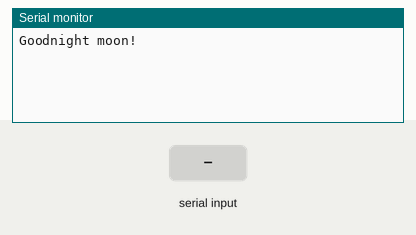
A sketch run on a simulated Arduino Uno, built with avr-gcc and run on an emulated ATmega328P. Shown: the last lines printed to the serial monitor. Inputs (shaded band) come from the test bench.

Above: at 2.9 s.
3.0 s: "p" received over Serial
At 5.1 s:
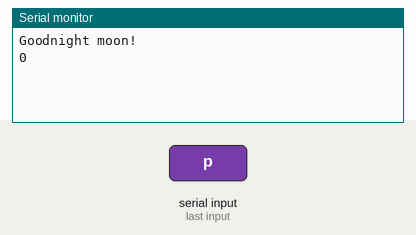
5.5 s: "p" received over the second serial link
At 6.2 s:
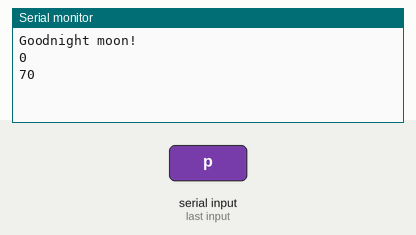
7.0 s: "90,45\n" received over the second serial link
At 7.4 s:
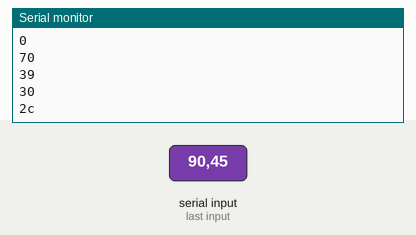
8.5 s: "p" received over Serial
At 10.9 s:
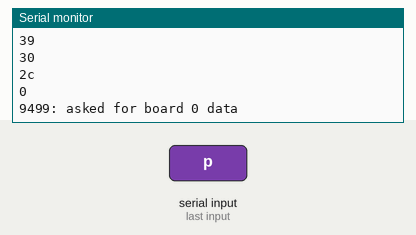

The sketch:

serial_relay.ino
```cpp
/*
  Software serial multple serial test

  Receives from the hardware serial, sends to software serial.
  Receives from software serial, sends to hardware serial.
 */
#include <SoftwareSerial.h>

SoftwareSerial mySerial(10, 11); // RX, TX

void setup() {
  // Open serial communications and wait for port to open:
  Serial.begin(115200);
  while (!Serial) { ; }// wait for serial port to connect. Needed for native USB port only
  Serial.println("Goodnight moon!");

  // set the data rate for the SoftwareSerial port
  mySerial.begin(57600); //9600 //57600 //115200 //1500000
  delay(1000);

  //board id 0 and last board
  mySerial.write(uint8_t(0));
  delay(100);
  mySerial.write(uint8_t(20));
  delay(100);

  //samplestosend=256
  mySerial.write(uint8_t(122));
  delay(100);
  mySerial.write(uint8_t(1));
  delay(100);
  mySerial.write(uint8_t(0));
  delay(100);

  //downsample=0
  mySerial.write(uint8_t(124));
  delay(100);
  mySerial.write(uint8_t(0));
  delay(100);

}

int nbytes=0;
unsigned long previousMillis = 0;
const long interval = 3000;
bool paused = false;

void loop() { // run over and over

  //to get new event, send 100 (prime boards), then 10 (readout board 0)
  unsigned long currentMillis = millis();
  if (currentMillis - previousMillis >= interval && !paused) {
    previousMillis = currentMillis;
    mySerial.write(uint8_t(100));
    delay(10);
    mySerial.write(uint8_t(10));
    Serial.println(String(currentMillis)+": asked for board 0 data");
  }

  while (mySerial.available()) {
    int b = mySerial.read();
    nbytes++;
    if (nbytes<5) Serial.println(String(b,HEX)+" ");
  }
  if (nbytes>=4*256)
    {
      Serial.println(String(currentMillis)+": got "+String(nbytes)+" bytes in "+String(currentMillis - previousMillis)+" ms");
      nbytes=0;
    }

  // read string from the terminal, echo out over serial as a byte
  while(Serial.available()) {
    String a= Serial.readString();
    Serial.println(String(a.toInt()));
    if (a=="p") paused=!paused;
    else mySerial.write(a.toInt());
  }
}
```

Measured:
- after the input at 3.0 s, the serial monitor: prints a new line after 1.0 s (image 1)
- after the input at 5.5 s, the serial monitor: prints a new line at once (image 2)
- after the input at 7.0 s, the serial monitor: prints a new line at once (image 3)
- after the input at 8.5 s, the serial monitor: prints a new line after 1.0 s (image 4)
